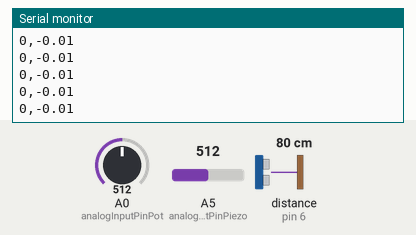
Recording of a sketch running on a simulated Arduino Uno, built with avr-gcc and run on an emulated ATmega328P. On the bench: the last lines printed to the serial monitor. Wiring (inferred from the names in the program): ultrasonic range finder: trigger pin 7; echo pin 6. The inputs (shaded band) are chosen by the test bench; at power-on: distance to the obstacle (sensor on pin 6) 80 cm, A0 (analogInputPinPot) = 512, A5 (analogInputPinPiezo) = 512. The echo pulse lasts 58.3 µs per cm.

Above: at 1.3 s.
1.4 s: distance to the obstacle (sensor on pin 6) set to 2 cm
At 1.61 s:
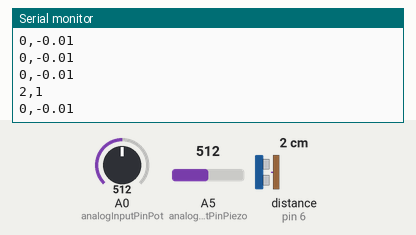
2.9 s: A0 (analogInputPinPot) set to 716
At 3.16 s:
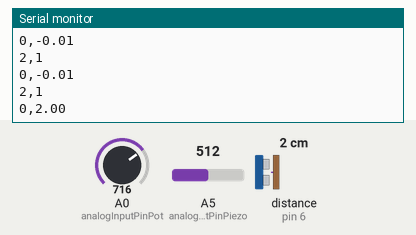
4.4 s: A5 (analogInputPinPiezo) set to 716
At 4.42 s:
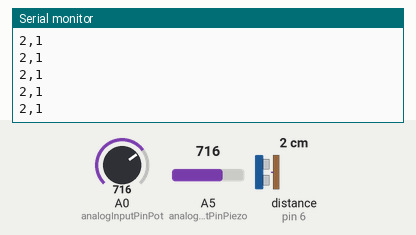
5.9 s: distance to the obstacle (sensor on pin 6) set to 4 cm
At 6.12 s:
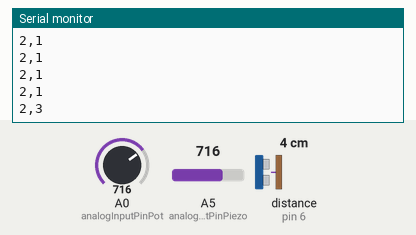
7.4 s: A5 (analogInputPinPiezo) set to 900
At 7.61 s:
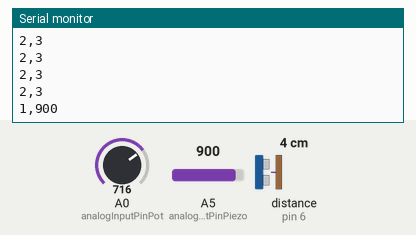
8.9 s: A0 (analogInputPinPot) set to 511
At 9.1 s:
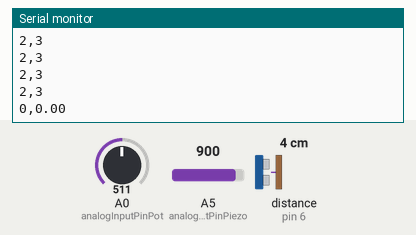
Timing chart, 0 to 11.4 s (numbered marks = the images above; inputs shaded):
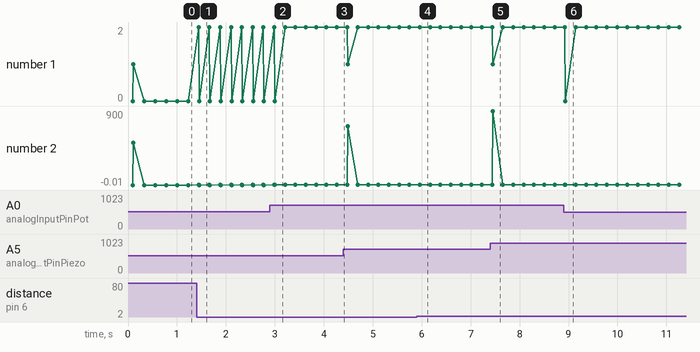

The sketch:

Final_Bubble.ino
```cpp
/*
  Code for Bubble, Bubble, Toil and Trouble

  Read serial for Unity to read game.

  Marjorie Ann Cuerdo
*/

// component IDs
const int PotID = 0;
const int PiezoID = 1;
const int UltraID = 2;

// The trigger pin to send our ultrasonic sound waves out on
int triggerPin = 7;
// The echo pin to read the return of the ultrasonic sound waves
int echoPin = 6;

// The piezo analog pin to read values from
int analogInputPinPiezo = 5;

// the max piezo value
int maxValuePiezo = 0;

// the min piezo value
int minValuePiezo = 1023;

// the previous piezo value
int lastPiezoValue = 0;

// The flex analog pin to read values from
int analogInputPinPot = 0;

// the max piezo value
int maxValuePot = 0;

// the min piezo value
int minValuePot = 1023;

// the previous piezo value
int lastPotValue = 0;

// The speed of sound in cm/µs
float speedOfSound = .034;

// Min value for ultrasonic sensor
int maxPlayerDistance = 20;

void setup() {
  // Setup serial communication with a baud rate of 9600
  Serial.begin(9600);

  // Sets the triggerPin as OUTPUT since we will be turning this on to send out ultrasonic waves
  pinMode(triggerPin, OUTPUT);

  // Sets the echoPin as an INPUT since we will be reading this to determine the round trip duration of those waves
  pinMode(echoPin, INPUT);

  delay(100);
}

  // COMM PROTOCOL
  // send a sensor value/state only when it has changed
  // we will send the sensor ID and new value/state in a single string line delimited by ','
  // the sensor IDs will be :
  //    PotID = 0
  //    PiezoID = 1
  //    UltraID = 2

void loop() {

  // Read and store the FLEX analog value on analog pin analogInputPin
  float analogValuePot = analogRead(analogInputPinPot);

  maxValuePot = max(analogValuePot, maxValuePot);
  minValuePot = min(analogValuePot, minValuePot);

  // mapped analog value to (0 - 255)
  analogValuePot = (map(analogValuePot, minValuePot, maxValuePot, 0, 200) / 100.0);

  // see if the value of the piezo has changed from last time
  if(analogValuePot != lastPotValue) {
    // send the new value because it has changed

    // FORMAT: Pot ID 0, PotValue
    Serial.println(String(PotID) + "," + String(analogValuePot));
  }

  // we're done with the current analog value, store it as the last value now
  lastPotValue = analogValuePot;


  // Read and store the PIEZO analog value on analog pin analogInputPin
  int analogValuePiezo = analogRead(analogInputPinPiezo);

  maxValuePiezo = max(analogValuePiezo, maxValuePiezo);
  minValuePiezo = min(analogValuePiezo, minValuePiezo);

  // mapped analog value to (0 - 255)
  //analogValuePiezo = map(analogValuePiezo, minValuePiezo, maxValuePiezo, 0, 100);

  // see if the value of the piezo has changed from last time
  if(analogValuePiezo != lastPiezoValue) {
    // send the new value because it has changed

    // FORMAT: PiezoID 1, PiezoValue
    Serial.println(String(PiezoID) + "," + String(analogValuePiezo));
  }

  // we're done with the current analog value, store it as the last value now
  lastPiezoValue = analogValuePiezo;

  Serial.flush();

  // Wait at least 10 ms before we start the next loop for the ADC to settle
  delay(200);

  // Ultrasonic sensor

  // First, make sure that triggerPin is clear so set that pin on a LOW State for 2 µs
  digitalWrite(triggerPin, LOW);
  delayMicroseconds(2);

  // Now send an ultrasonic sound on the triggerPin for 10 µs
  digitalWrite(triggerPin, HIGH);
  delayMicroseconds(10);

  // Turn the triggerPin off now that we are done sending the sound
  digitalWrite(triggerPin, LOW);

  // Now read the echoPin, which will return the sound wave travel time in microseconds (round trip!)
  long duration = pulseIn(echoPin, HIGH);

  // Calculate the distance using the duration that the sound wave travelled round trip multiplied by the distance that sound will travel in a microsecond
  // Remember that the distance is one way so we need to divide our result by 2 (or multiply by .5)
  int distance = duration * speedOfSound / 2;

  // only print to serial when minValue has changed
  if (distance < maxPlayerDistance) {
    // Display our calculated distance on the Serial Monitor
    Serial.println(String(UltraID) + "," + String(distance));
  }

  // Add a slight delay to make the values easier to read
  delay(10);
}
```

Measured:
- after the input at 1.4 s, the serial monitor: prints a new line at once (image 1)
- after the input at 2.9 s, the serial monitor: prints a new line after 0.10 s (image 2)
- after the input at 5.9 s, the serial monitor: prints a new line after 0.06 s (image 4)
- after the input at 7.4 s, the serial monitor: prints a new line after 0.05 s (image 5)
- after the input at 8.9 s, the serial monitor: prints a new line at once (image 6)
- plotted number 2: 1 → 3 after the input at 5.9 s
